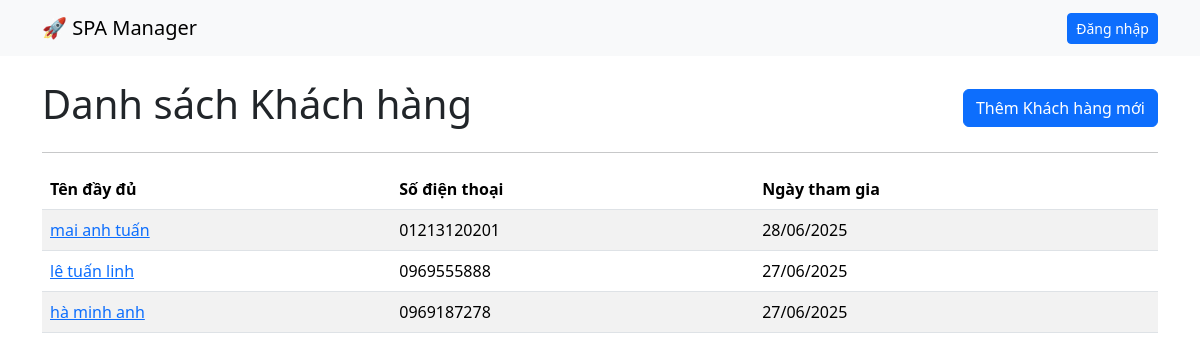
The app's page /customers/ with its own data.
### sales/models.py (models this page shows, shortened)
class Customer(models.Model):
    profile_code = models.CharField(max_length=50, unique=True, blank=True, null=True, help_text="Mã hồ sơ hoặc mã khách hàng thân thiết")
    full_name = models.CharField(max_length=100)
    phone_number = models.CharField(max_length=15, unique=True)
    email = models.EmailField(blank=True, null=True)
    created_at = models.DateTimeField(default=timezone.now)

### sales/views.py (the view)
# urls.py: path('customers/', views.customer_list_view, name='customer_list'),
def customer_list_view(request):
    customers = Customer.objects.order_by('-created_at')
    context = {'page_title': 'Danh sách Khách hàng', 'customers': customers}
    return render(request, 'sales/customer_list.html', context)

### sales/templates/sales/customer_list.html (shortened to what this page needs)
{% extends 'sales/base.html' %}
{% block content %}
  <div class="d-flex justify-content-between align-items-center">
    <h1>Danh sách Khách hàng</h1>
    <a href="{% url 'add_customer' %}" class="btn btn-primary">Thêm Khách hàng mới</a>
  </div>
  <hr>
  <table class="table table-striped table-hover">
    <thead>
      <tr>
        <th>Tên đầy đủ</th>
        <th>Số điện thoại</th>
        <th>Ngày tham gia</th>
      </tr>
    </thead>
    <tbody>
      {% for customer in customers %}
      <tr>
        <td><a href="{% url 'customer_detail' customer.id %}">{{ customer.full_name }}</a></td>
        <td>{{ customer.phone_number }}</td>
        <td>{{ customer.created_at|date:"d/m/Y" }}</td>
      </tr>
      {% empty %}
      <tr>
        <td colspan="3" class="text-center">Chưa có khách hàng nào.</td>
      </tr>
      {% endfor %}
    </tbody>
  </table>
{% endblock %}

### records on screen
Customer: full_name "mai anh tuấn", phone_number "01213120201", created_at "28/06/2025"
Customer: full_name "lê tuấn linh", phone_number "0969555888", created_at "27/06/2025"
Customer: full_name "hà minh anh", phone_number "0969187278", created_at "27/06/2025"
